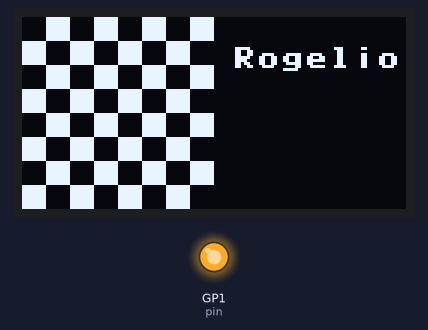
Recording of a program running on a simulated Raspberry Pi Pico running MicroPython. On the bench: 128×64 one-colour display, output pins drawn as LEDs (lit = HIGH). Library files of the repository ran but are not shown: sh1106.py; what the program prints to the serial console is not drawn. At 0.1 s the program stops and its outputs stay as they are.

Above: at 0.1 s.
Timing chart, 0 to 1.6 s (numbered marks = the images above):
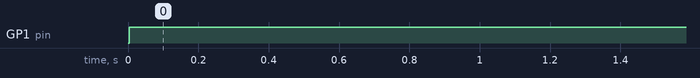

Measured:
- by itself, GP1 (pin): LOW → HIGH at 0.00 s

The program:

Rogelio.py
```python
from machine import Pin, I2C
from time import sleep_ms
from sh1106 import SH1106_I2C
from matrix import Matrix2D
import math
import framebuf

i2c = I2C(1, scl = Pin( 19), sda= Pin(18))

print(i2c.scan())
pin = Pin(1, Pin.OUT)
pin.on()
width = 128
height = 64
espera = 50
oled = SH1106_I2C(width, height, i2c)
oled.rotate(True)
oled.fill(0)
def dibujarTablero():
    for fila in range(0,8):
        diferencia=0
        if fila%2==0:
            diferencia=8
        for columna in range(0,4):
            oled.fill_rect(columna*16+diferencia,fila*8,8,8, 1)

dibujarTablero()
oled.text('Rogelio', 70, 10, 1)
#oled.text('Milton', 70, 20, 1)
#oled.text(':)', 70, 30, 1)
oled.show()
```

matrix.py
```python
import math

class Matrix2D:
    def __init__(self):
        self.sx = self.sy = 1
        self.shx = self.shy = self.x = self.y = 0

    def translateBy(self, px, py):
        self.x = self.sx * px + self.shx * py + self.x
        self.y = self.shy * px + self.sy * py + self.y

    def rotateByRadians(self, angle):
        cos = math.cos(angle)
        sin = math.sin(angle)

        newSx = self.sx * cos + self.shx * sin
        newSy = self.sy * cos - self.shy * sin

        self.shx = self.shx * cos - self.sx * sin
        self.shy = self.shy * cos + self.sy * sin

        self.sx = newSx
        self.sy = newSy
    def transform(self, px, py):
        return (self.sx*px + self.shx*py + self.x,
                self.shy*px + self.sy*py + self.y)

        
```
